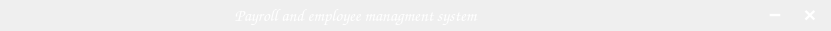
   <widget class="QWidget" name="topWidget" native="true">
    <property name="geometry">
     <rect>
      <x>260</x>
      <y>0</y>
      <width>831</width>
      <height>31</height>
     </rect>
    </property>
    <property name="styleSheet">
     <string notr="true">#topWidget
{
	background:#1F1F1F;
}</string>
    </property>
    <widget class="QPushButton" name="closeButton">
     <property name="geometry">
      <rect>
       <x>790</x>
       <y>-6</y>
       <width>40</width>
       <height>40</height>
      </rect>
     </property>
     <property name="font">
      <font>
       <pointsize>16</pointsize>
       <bold>true</bold>
      </font>
     </property>
     <property name="cursor">
      <cursorShape>PointingHandCursor</cursorShape>
     </property>
     <property name="styleSheet">
      <string notr="true">#closeButton
{
	border:none;
color:white;
}

#closeButton:hover
{
	border:none;
color:#EB0000;
}</string>
     </property>
     <property name="text">
      <string>×</string>
     </property>
    </widget>
    <widget class="QPushButton" name="minimizeButton">
     <property name="geometry">
      <rect>
       <x>760</x>
       <y>-6</y>
       <width>30</width>
       <height>40</height>
      </rect>
     </property>
     <property name="font">
      <font>
       <pointsize>16</pointsize>
       <bold>true</bold>
      </font>
     </property>
     <property name="cursor">
      <cursorShape>PointingHandCursor</cursorShape>
     </property>
     <property name="styleSheet">
      <string notr="true">#minimizeButton
{
	border:none;
	color:white;
}</string>
     </property>
     <property name="text">
      <string>−</string>
     </property>
    </widget>
    <widget class="QLabel" name="label_2">
     <property name="geometry">
      <rect>
       <x>100</x>
       <y>-10</y>
       <width>511</width>
       <height>51</height>
      </rect>
     </property>
     <property name="font">
      <font>
       <family>Comic Sans MS</family>
       <pointsize>13</pointsize>
       <bold>false</bold>
      </font>
     </property>
     <property name="text">
      <string>&lt;html&gt;&lt;head/&gt;&lt;body&gt;&lt;p align=&quot;center&quot;&gt;&lt;span style=&quot; color:#ffffff;&quot;&gt;Payroll and employee managment system&lt;/span&gt;&lt;/p&gt;&lt;/body&gt;&lt;/html&gt;</string>
     </property>
    </widget>
   </widget>
